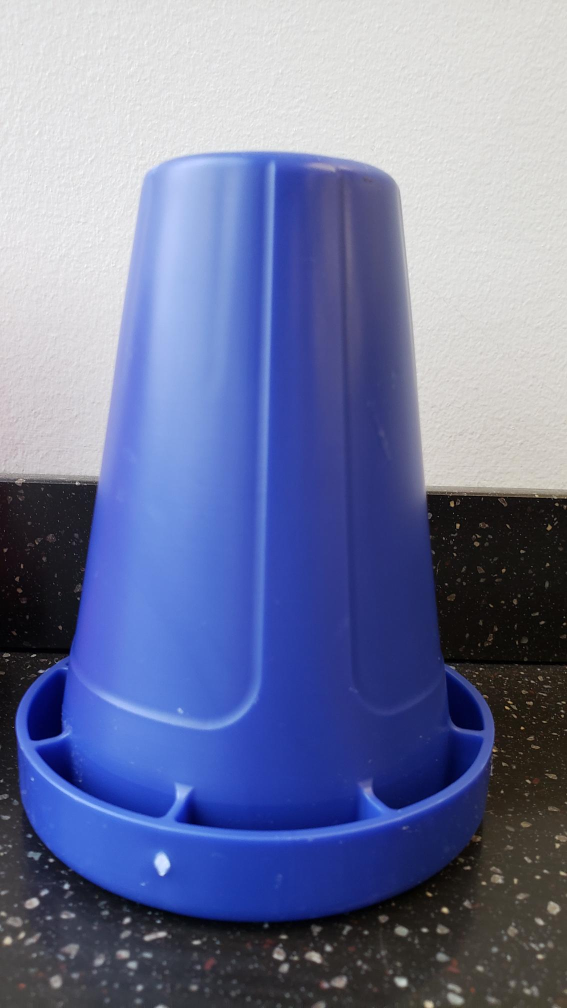
#> input picture Team22012/src/main/java/org/firstinspires/ftc/team22012/vision/blueCone.png, 1134 x 2016 px (shown at 1/2 size)
$ python ConeDetectionAlgorithm_v1.py
#> lines starting #> are read from the running program, lines starting #| are printed output that depends on the picture; after the words box and inside, x2 and y2 are one past the last pixel; in counts of white or black regions, pixels touching at a corner belong together; long printed decimals are rounded
import cv2 as cv
import numpy as np


def scale(img, scaleNum):
    return cv.resize(img, (int(img.shape[1] * scaleNum), int(img.shape[0] * scaleNum)))


def approxDraw(inputImage, outputImage, areaReq=500):
    img = inputImage
    drawImage = outputImage.copy()
    contours, hierarchy = cv.findContours(img, cv.RETR_EXTERNAL, cv.CHAIN_APPROX_SIMPLE)
    cones = []

    for cnt in contours:
        if cv.contourArea(cnt) > areaReq:
            epsilon = .002 * cv.arcLength(cnt, True)
            approx = cv.approxPolyDP(cnt, epsilon, True)
            cv.drawContours(drawImage, [approx], 0, (122, 92, 0), 3)
            cones.append(approx)

    return drawImage, cones


def isCone(inputImage, refCone):
    objects = []
    matchPercentages = []

    hsvImg = cv.cvtColor(inputImage, cv.COLOR_BGR2HSV)
    threshold = cv.inRange(hsvImg, blue_lower, blue_upper)
    contourImg, objects = approxDraw(threshold, inputImage)

    cv.imshow("contours", contourImg)
    for cnt in range(len(objects)):
        match = cv.matchShapes(objects[cnt], refCone, 1, 0.0)
        matchPercentages.append(match)

    return matchPercentages


# blue_lower = np.array([55, 20, 55])
blue_lower = np.array([62, 62, 81])
blue_upper = np.array([179, 255, 255])
refBlue = scale(cv.imread('blueCone.png'), 0.5)
#> in scale, `return cv.resize(img, (int(img.shape[1] * scaleNum), int(img.shape[0] ..`:
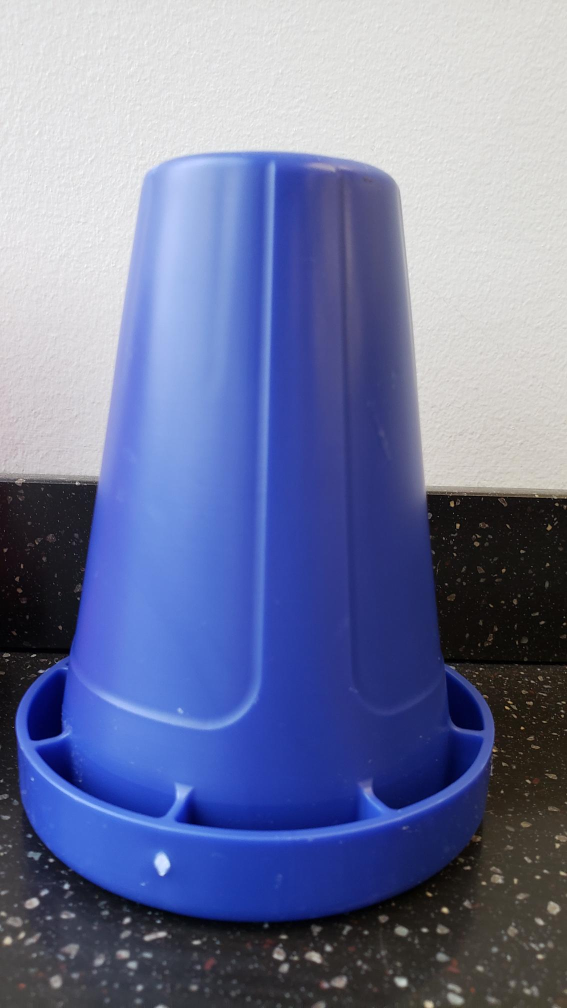
#> returned value: shape (1008, 567, 3); mean of channels 0, 1, 2 158.2, 120.8, 112.7; drawn as B, G, R
blueCone = scale(cv.imread('ConeBlue.png'), 0.5)
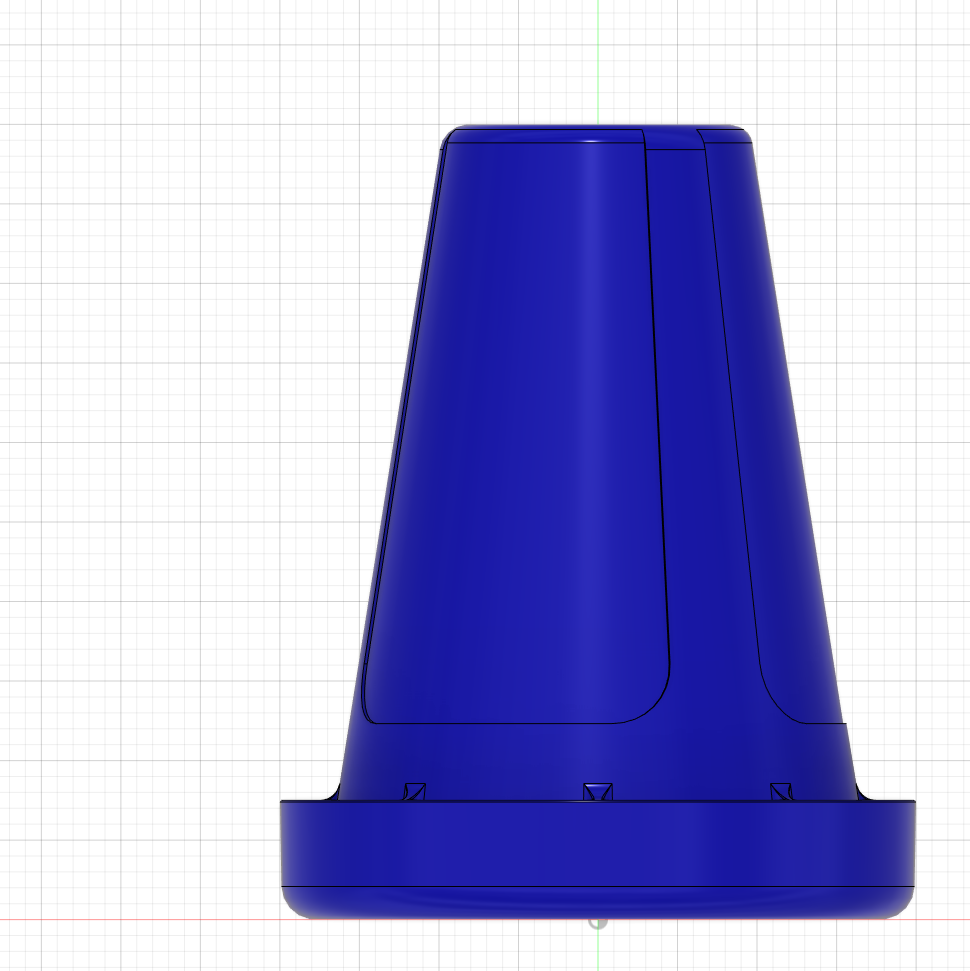
#> input picture Team22012/src/main/java/org/firstinspires/ftc/team22012/vision/ConeBlue.png, 970 x 971 px
coneRef = []
cones = []
matches = []

# cv.imshow('refBlue', hsvPic)
hsvPic = cv.cvtColor(refBlue, cv.COLOR_BGR2HSV)
#> hsvPic: shape (1008, 567, 3); mean H, S, V 82.5, 86.4, 160.5
thresh = cv.inRange(hsvPic, blue_lower, blue_upper)
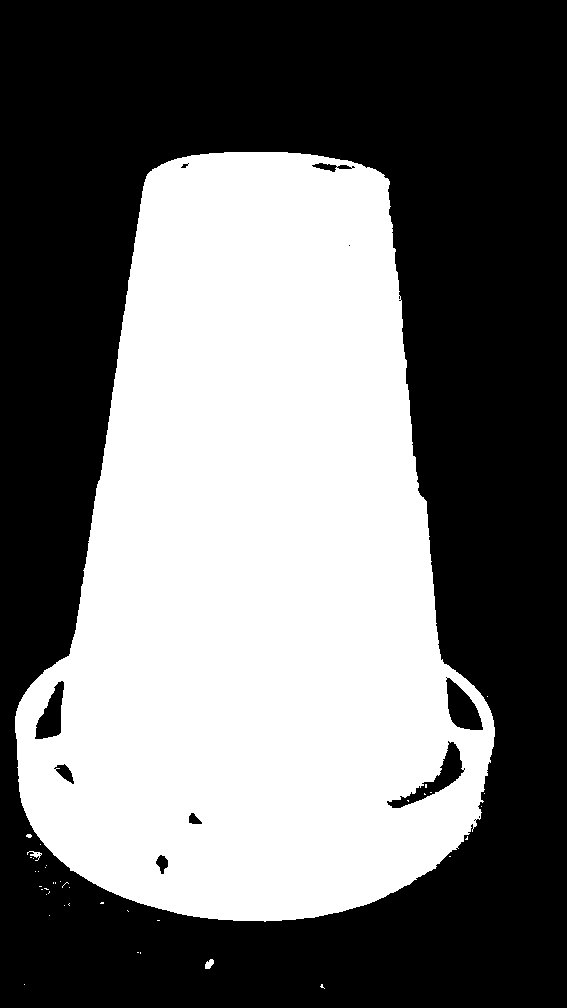
#> thresh: shape (1008, 567); 44.7% white; 40 white regions (37 under 20 px)
coneContour, coneRef = approxDraw(thresh, refBlue)
#> in approxDraw, `contours, hierarchy = cv.findContours(img, cv.RETR_EXTERNAL, cv.CHAIN_..`: contours = 36 contours, 33 with area under 20; largest, box (x1, y1, x2, y2) and area: (15, 152, 495, 922) 257998, (205, 959, 214, 969) 48, (27, 851, 42, 861) 32
#> the loop in approxDraw, `for cnt in contours:` made 36 passes
#> epsilon on pass 36: 4.59
#> cnt on passes 2, 4, 5, 6, 7, 8: [[24, 984]], [[140, 952], [140, 953]], [[137, 952], [138, 952]], [[157, 920], [159, 920]], [[49, 915]], [[127, 910], [128, 911]]
#> after the loop in approxDraw, `for cnt in contours:`:
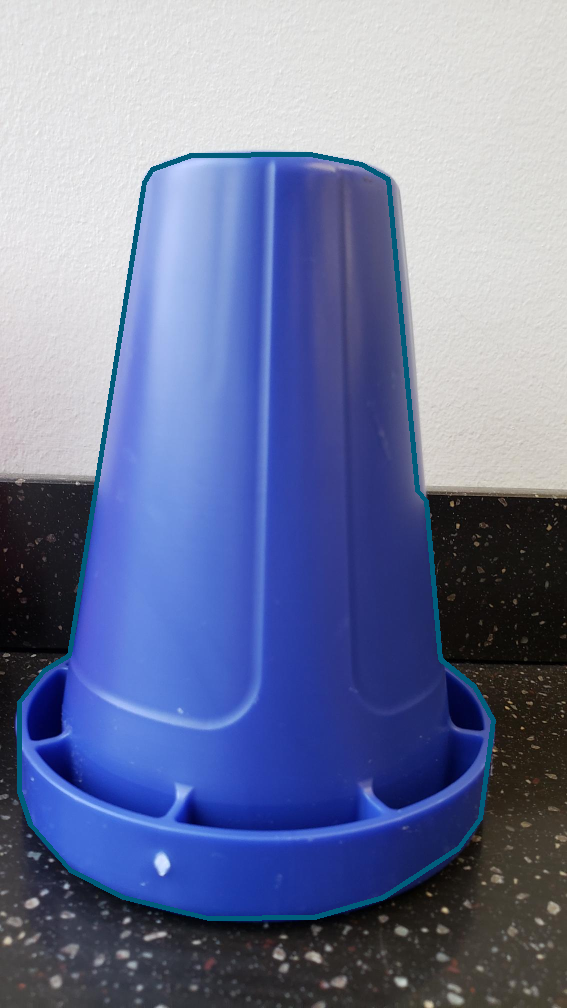
#> drawImage: shape (1008, 567, 3); 1.82% of pixels changed, all inside (x1, y1, x2, y2) = (17, 152, 496, 921)
#> after the loop in approxDraw, `for cnt in contours:`: cones = 1 contour; box (x1, y1, x2, y2) and area: (19, 154, 494, 919) 257875
#> coneRef has the same summary as cones in approxDraw

matches = isCone(blueCone, coneRef[0])
#> in isCone, `hsvImg = cv.cvtColor(inputImage, cv.COLOR_BGR2HSV)`: hsvImg: shape (485, 485, 3); mean H, S, V 45.5, 76.8, 218.1
#> in isCone, `threshold = cv.inRange(hsvImg, blue_lower, blue_upper)`:
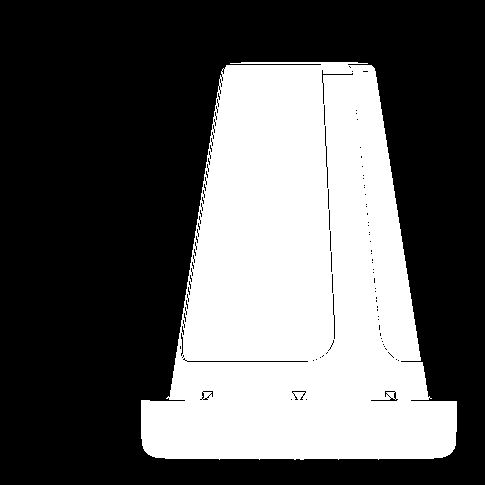
#> threshold: shape (485, 485); 36.8% white; 1 white region
#> call 2 of approxDraw, with areaReq = 500
#> in approxDraw (call 2), `contours, hierarchy = cv.findContours(img, cv.RETR_EXTERNAL, cv.CHAIN_..`: contours = 1 contour; box (x1, y1, x2, y2) and area: (141, 62, 457, 460) 86745
#> the loop in approxDraw (call 2), `for cnt in contours:` made 1 pass
#> epsilon on pass 1: 3.39
#> after the loop in approxDraw (call 2), `for cnt in contours:`:
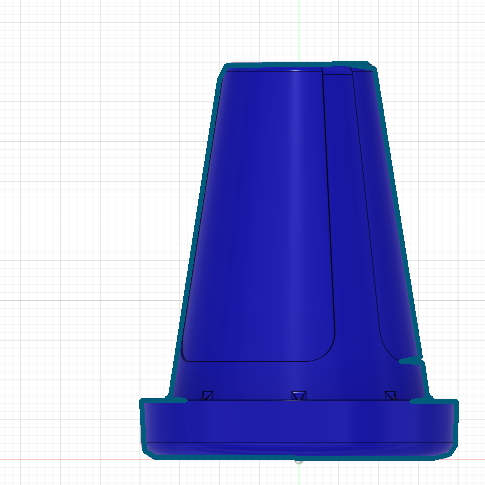
#> drawImage: shape (485, 485, 3); mean B, G, R 216.7, 168.9, 166.6
#> after the loop in approxDraw (call 2), `for cnt in contours:`: cones = 1 contour; box (x1, y1, x2, y2) and area: (141, 63, 457, 459) 86494
#> in isCone, `contourImg, objects = approxDraw(threshold, inputImage)`: objects has the same summary as cones in approxDraw
#> the loop in isCone, `for cnt in range(len(objects)):` made 1 pass
#> match on pass 1: 0.176
#> after the loop in isCone, `for cnt in range(len(objects)):`: matchPercentages = [0.176]
#> matches = [0.176]

print(matches)
#| [0.1759]

cv.imshow('contour', coneContour)
cv.imshow('thresh', thresh)

cv.waitKey(0)
